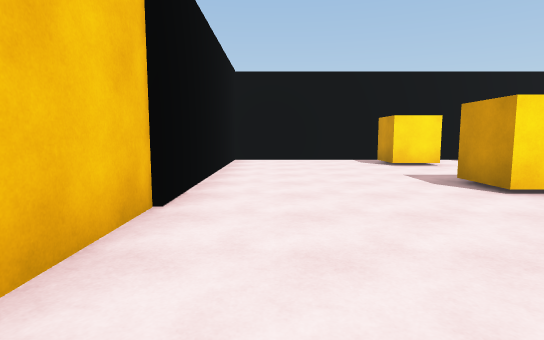
view 1 (above)

12 first-person views from a walk through a scene from a Unity 3-D project. The camera is 1.4 m above the floor, tilts 6° down and sees 80° across. The floor is counted in squares, 1.8 m on a side. Each view is taken from the middle of a square. On the plan, view 1 faces up. The plan holds only what a view shows up to about 11 squares ahead; the rest is blank. The place goes on beyond the plan. The player character is not drawn.

view 2
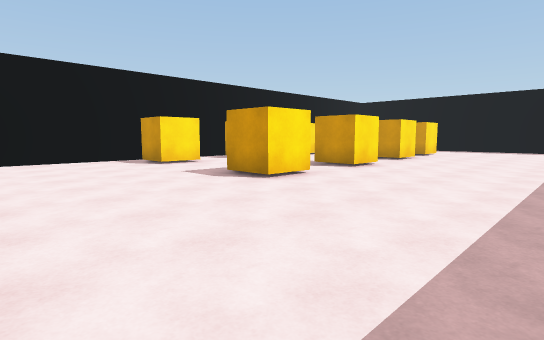

view 3
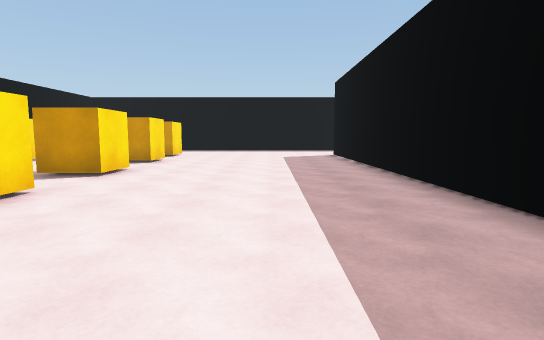

view 4
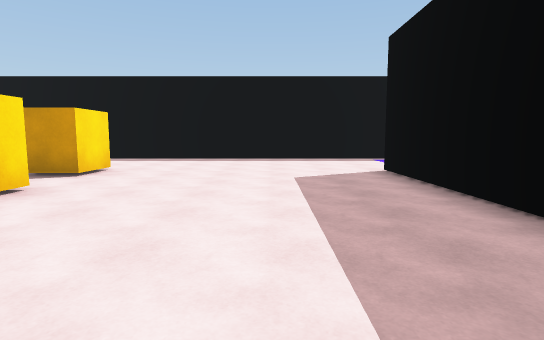

view 5
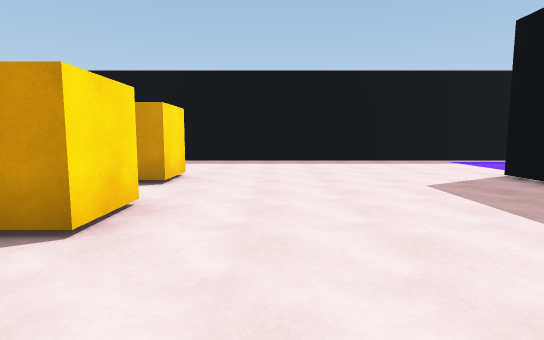

view 6
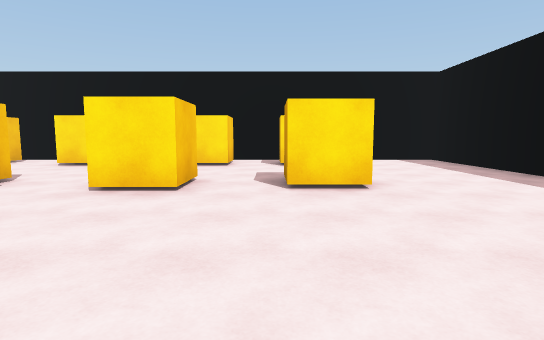

view 7
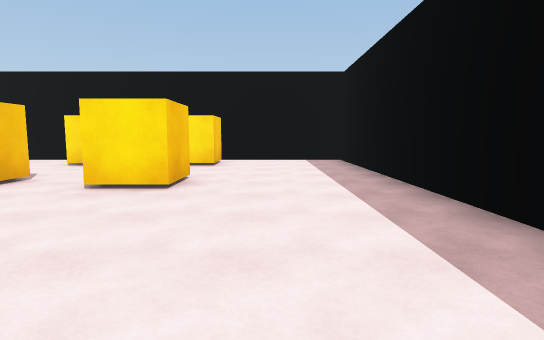

view 8
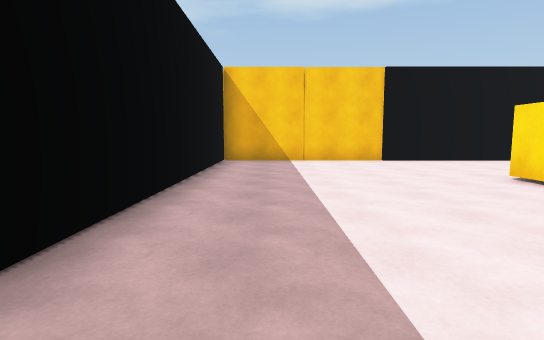

view 9
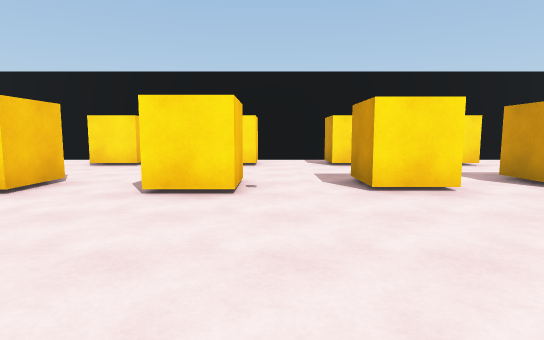

view 10
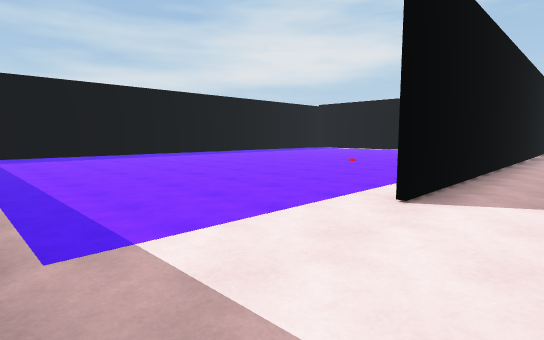

view 11
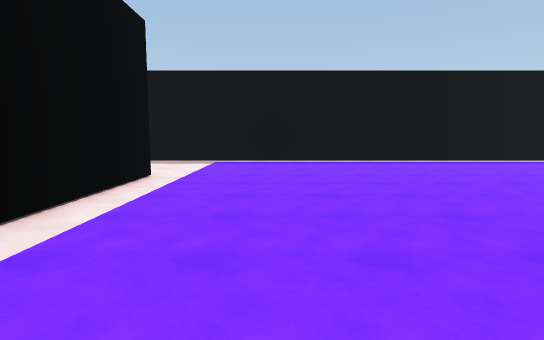

view 12
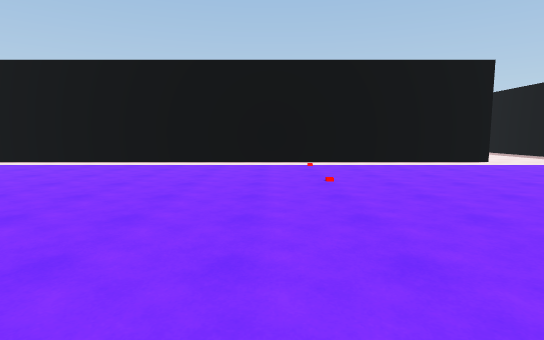

### Floor plan
Points are (right, up) in squares from view 1. A wall is a line through its corners. A room is listed if a view was taken in it or the views show most of it. See-through windows are left out.
Room 1 (views 1, 2, 3, 4, 5, 6, 7, 8, 9, 10)
walls: (17.3, -3.6) (17.3, 10.6) (-1.3, 10.6) (-1.3, -1.5) (13.4, -1.5)
ways out: opening at (15.5, -3) to room 2
objects: other object (4, 5); other object (4, 9); other object (7, 5); other object (7, 9); other object (10, 5); other object (10, 9); other object (13, 5) to (13, 6); other object (13, 9)
Room 2 (views 11, 12)
walls: (13.4, -1.6) (-0.9, -1.6); (14.9, -13.6) (15.9, -13.6); (17.3, -12.6) (17.3, -3.6)
ways out: opening at (15.5, -3) to room 1

Positions as (right, up) in squares from view 1, and headings:
1: (0, 0), facing up
2: (-1, 0), facing up-right
3: (0, 1), facing right
4: (6, 1), facing right
5: (7, 3), facing right
6: (12, 0), facing up
7: (15, 0), facing up
8: (9, 0), facing left
9: (8, 0), facing up
10: (17, 0), facing down-left
11: (7, -4), facing right
12: (7, -11), facing up
